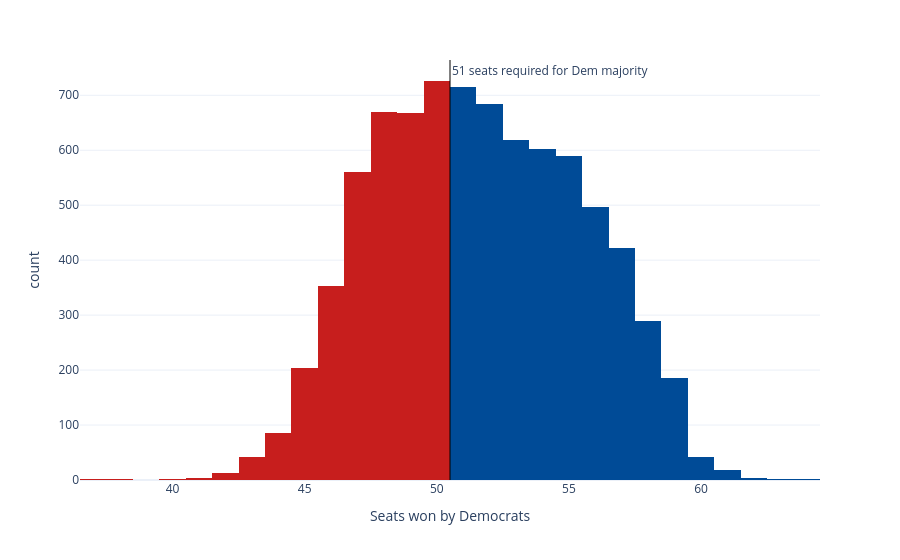

Notebook cell for this chart:
### Code cell
sims_hist = px.histogram(seat_sims, x='seats', nbins=np.unique(seat_sims['seats']).shape[0]*2, color='winner',
                         color_discrete_map={'Democrats': '#004b97', 'Republicans': '#c71e1d'},
                         labels={'seats':'Seats won by Democrats', 'winner': 'Winner'}, template='plotly_white')
sims_hist.update_traces(showlegend=False)
sims_hist.add_vline(x=50.5, line_width=1, line_color='black', annotation_text='51 seats required for Dem majority', 
                    annotation_position='top right')
sims_hist

### Figure 1 — Plotly figure (JSON) as saved in the notebook; plotly's stock layout.template omitted (floating-point values rounded to 4 significant figures; data arrays with more than 128 entries replaced by an {"elided": "..."} marker saying what was removed)
{"data": [{"bingroup": "x", "hovertemplate": "Winner=Democrats<br>Seats won by Democrats=%{x}<br>count=%{y}<extra></extra>", "legendgroup": "Democrats", "marker": {"color": "#004b97", "pattern": {"shape": ""}}, "name": "Democrats", "nbinsx": 54, "orientation": "v", "showlegend": false, "type": "histogram", "x": {"elided": "4673 int values"}, "xaxis": "x", "yaxis": "y"}, {"bingroup": "x", "hovertemplate": "Winner=Republicans<br>Seats won by Democrats=%{x}<br>count=%{y}<extra></extra>", "legendgroup": "Republicans", "marker": {"color": "#c71e1d", "pattern": {"shape": ""}}, "name": "Republicans", "nbinsx": 54, "orientation": "v", "showlegend": false, "type": "histogram", "x": {"elided": "3327 int values"}, "xaxis": "x", "yaxis": "y"}], "layout": {"annotations": [{"showarrow": false, "text": "51 seats required for Dem majority", "x": 50.5, "xanchor": "left", "xref": "x", "y": 1, "yanchor": "top", "yref": "y domain"}], "barmode": "relative", "legend": {"title": {"text": "Winner"}, "tracegroupgap": 0}, "margin": {"t": 60}, "shapes": [{"line": {"color": "black", "width": 1}, "type": "line", "x0": 50.5, "x1": 50.5, "xref": "x", "y0": 0, "y1": 1, "yref": "y domain"}], "xaxis": {"anchor": "y", "domain": [0, 1], "title": {"text": "Seats won by Democrats"}}, "yaxis": {"anchor": "x", "domain": [0, 1], "title": {"text": "count"}}}}
